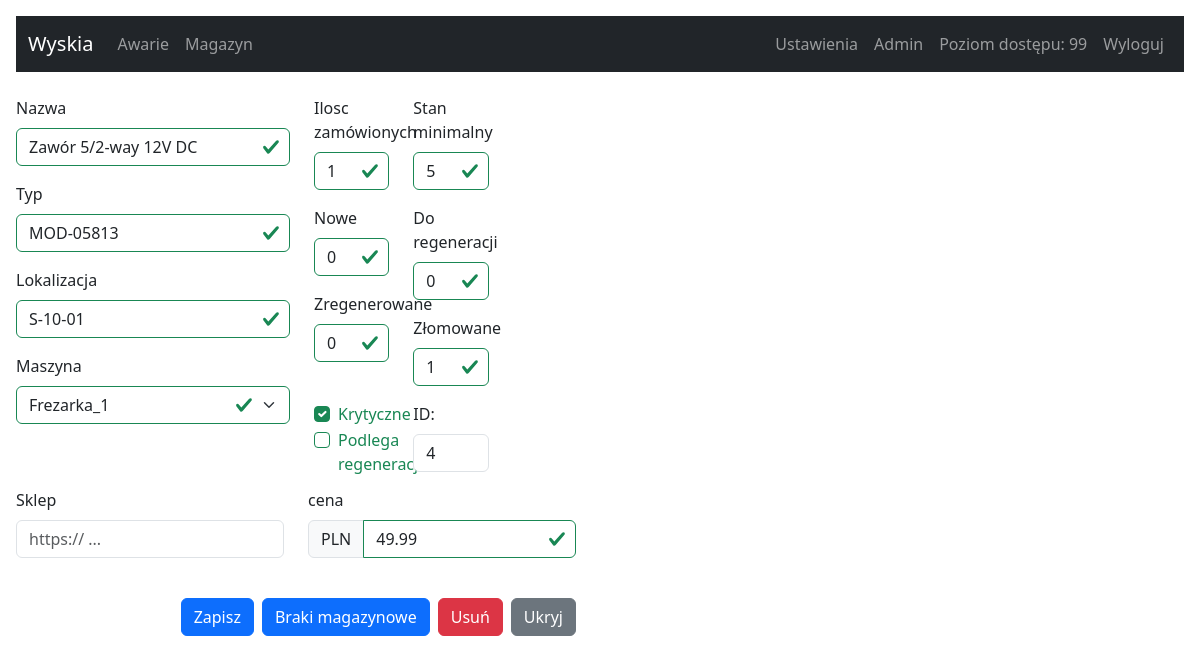
/management-warehouse?id=4 (signed in), run on the app's committed database.
### tables this page shows
CREATE TABLE users (
		id INTEGER NOT NULL, 
		login VARCHAR(140), 
		password VARCHAR(140),
		rank INTEGER, name TEXT,
		PRIMARY KEY (id)
	);

CREATE TABLE warehouse (
		id INTEGER NOT NULL, 
		nazwa VARCHAR(140), 
		typ VARCHAR(140),
		stan_min INTEGER, 
		ilosc_zam INTEGER,
		nowe INTEGER,
		do_reg INTEGER,
		regen INTEGER,
		zlom INTEGER,
		rp BOOL,
		maszyna VARCHAR(140),
		lokalizacja VARCHAR(140),
		krytyczne BOOL,
		cena FLOAT,
		case_id TEXT, sklep varchar(255), 
		PRIMARY KEY (id)
	);

### app.py (the view, shortened to what this page needs)
@app.route('/management-warehouse', methods = ['POST', 'GET'])
@flask_login.login_required
def warehouse_page():
   rows_per_page = 30   # Ilość zgłoszeń na stronie
   search_id = request.args.get('search_id', default = None, type = int)
   search = request.args.get('search', default = '', type = str)
   nr_page = request.args.get('page', default = 1, type = int)
   id_db = request.args.get('id', default = "", type = int)
   color_info_list = {1: 'class=table-danger', 2: 'class=table-warning', 3: 'class=table-success', 4: 'class=table-secondary', 5: ''}
   if search_id:
      query_select = f"SELECT * FROM warehouse WHERE id LIKE '{search_id}'"
      rows = sql_select(query_select)
      return render_template("management-warehouse.html", rows = rows, color_info = color_info_list)
   elif search:
      query_select = f"SELECT * FROM warehouse WHERE nazwa LIKE '%{search}%' OR typ LIKE '%{search}%' OR maszyna LIKE '%{search}%' ORDER BY nazwa DESC"
      rows = sql_select(query_select)
      return render_template("management-warehouse.html", rows = rows, color_info = color_info_list)
   if request.method == 'POST':
      row = {}
      row.clear()
      row['nazwa'] = request.form['nazwa']
      row['typ'] = request.form['typ']
      row['stan_min'] = request.form['stan_min']
      row['ilosc_zam'] = request.form['ilosc_zam']
      row['nowe'] = request.form['nowe']
      row['do_reg'] = request.form['do_reg']
      row['regen'] = request.form['regen']
      row['zlom'] = request.form['zlom']
      if 'rp' in request.form:
         row['rp'] = request.form['rp']
      else:
         row['rp'] = 0
      row['maszyna'] = request.form['maszyna']
      row['lokalizacja'] = request.form['lokalizacja']
      if 'krytyczne' in request.form :
         row['krytyczne'] = request.form['krytyczne']
      else:
         row['krytyczne'] = 0
      row['cena'] = request.form['cena']
      row['sklep'] = request.form['sklep']
      if request.form['action'] == 'save':
         row['update_id'] = request.form['update_id']
         query_update = f"UPDATE warehouse SET nazwa='{row['nazwa']}', typ='{row['typ']}', stan_min='{row['stan_min']}', ilosc_zam='{row['ilosc_zam']}', nowe='{row['nowe']}', do_reg='{row['do_reg']}', regen='{row['regen']}', zlom='{row['zlom']}', rp='{row['rp']}', maszyna='{row['maszyna']}', lokalizacja='{row['lokalizacja']}', krytyczne='{row['krytyczne']}', cena='{row['cena']}', sklep='{row['sklep']}' WHERE id='{row['update_id']}'"
         sql_update(query_update)
         return redirect('/management-warehouse')
      if request.form['action'] == 'add-part':
         query_select = f"INSERT INTO warehouse (nazwa, typ, stan_min, ilosc_zam, nowe, do_reg, regen, zlom, rp, maszyna, lokalizacja, krytyczne, cena, sklep) VALUES('{row['nazwa']}', '{row['typ']}', '{row['stan_min']}', '{row['ilosc_zam']}', '{row['nowe']}', '{row['do_reg']}', '{row['regen']}', '{row['zlom']}', '{row['rp']}', '{row['maszyna']}', '{row['lokalizacja']}', '{row['krytyczne']}', '{row['cena']}', '{row['sklep']}')"
         sql_insert(query_select)
         return redirect('/management-warehouse')
      if request.form['action'] == 'delete':
         row['update_id'] = request.form['update_id']
         query_delete = f"DELETE FROM warehouse WHERE id='{row['update_id']}'"
         sql_delete(query_delete)
         return redirect('/management-warehouse')
   elif id_db:
      query_select = f"SELECT * FROM warehouse WHERE id LIKE '{id_db}'"
      row = sql_select(query_select)
      row_dict = delete_none(row)
      query_select = f"SELECT * FROM warehouse ORDER BY nazwa DESC"
      rows_all = sql_select(query_select)
      return render_template('part.html', row = row_dict, rows_all = rows_all)

### app.py (called while the page is built)
def get_db_connection():
   con = sql.connect('wsb.sqlite')
   con.row_factory = sql.Row
   return con

def sql_select(query_select):
   con = get_db_connection()
   cur = con.cursor()
   cur.execute(query_select)
   row = cur.fetchall()
   con.close()
   return row

def delete_none(row):
   row_dict = dict(row[0])
   for key, value in row_dict.items():
      if value is None:
         row_dict[key] = ""
   return row_dict

@login_manager.user_loader
def user_loader(login_email):
   if login_email not in users:
      return
   user = User()
   user.id = login_email
   user.rank = users[login_email]['rank']
   user.name = users[login_email]['name']
   return user

### templates/part.html (shortened to what this page needs)
{% extends 'base.html' %}"
{% block content %}
<form method="post">
  <div class="row align-items-start">
    <div class="col-md-3 was-validated">
      <div class="mb-3">
        <label class="form-label">Nazwa</label>
        <input type="text" name="nazwa" class="form-control" value="{{ row['nazwa'] }}" required>
      </div>
      <div class="mb-3">
        <label class="form-label">Typ</label>
        <input type="text" name="typ" class="form-control" value="{{ row['typ'] }}" required>
      </div>
      <div class="mb-3">
        <label class="form-label">Lokalizacja</label>
        <input type="text" name="lokalizacja" class="form-control" value="{{ row['lokalizacja'] }}" required>
      </div>
      <div class="mb-3">
        <label class="form-label">Maszyna</label>
        <select class="form-select" name="maszyna" required>
          <option value="{{row['maszyna'] }}" selected >{{row['maszyna'] }}</option>
        </select>
      </div>
    </div>
    <div class="col-md-1 was-validated">
      <div class="mb-3">
        <label class="form-label">Ilosc zamówionych</label>
        <input type="text" name="ilosc_zam" class="form-control" value="{{ row['ilosc_zam'] }}" required>
      </div>
      <div class="mb-3">
        <label class="form-label">Nowe</label>
        <input type="text" name="nowe" class="form-control" value="{{ row['nowe'] }}" required>
      </div>
      <div class="mb-3">
        <label class="form-label">Zregenerowane</label>
        <input type="text" name="regen" class="form-control" value="{{ row['regen'] }}" required>
      </div>
      <div class="col">
        <br>
        <div class="form-check form-check-inline">
          <input class="form-check-input" type="checkbox" name="krytyczne" value="1" {%if row['krytyczne']%} checked {%endif%}>
          <label class="form-check-label"> Krytyczne </label>
        </div>
        <div class="form-check form-check-inline">
          <input class="form-check-input" type="checkbox" name="rp" value="1" {%if row['rp']%} checked {%endif%}>
          <label class="form-check-label"> Podlega regeneracji </label>
        </div>
      </div>
    </div>
    <div class="col-md-1 was-validated">
      <div class="mb-3">
        <label class="form-label">Stan minimalny</label>
        <input type="text" name="stan_min" class="form-control" value="{{ row['stan_min'] }}" required>
      </div>
      <div class="mb-3">
        <label class="form-label">Do regeneracji</label>
        <input type="text" name="do_reg" class="form-control" value="{{ row['do_reg'] }}" required>
      </div>
      <div class="mb-3">
        <label class="form-label">Złomowane</label>
        <input type="text" name="zlom" class="form-control" value="{{ row['zlom'] }}" required>
      </div>
      <div class="mb-3">
        <label class="form-label">ID:</label>
        <input type="text" name="update_id" class="form-control" value="{{ row['id'] }}" readonly>
      </div>
    </div>
    <div class="row align-items-start">
      <div class="col-md-6">
        <div class="row">
          <div class="col">
            <label class="form-label">Sklep</label>
            <input type="text" name="sklep" class="form-control" placeholder="https:// ..." value="{{ row['sklep'] }}">
          </div>
          <div class="col was-validated">
            <label class="form-label">cena</label>
            <div class="input-group mb-3">
              <span class="input-group-text">PLN</span>
              <input type="text" name="cena" class="form-control" aria-label="Amount (to the nearest dollar)"
                value="{{ row['cena'] }}" required>
            </div>
          </div>
        </div>
        <br>
        <div class="d-grid gap-2 d-md-flex justify-content-md-end">
          {%if current_user.rank >= 2 %}
          <button type="submit" class="btn btn-primary" name="action" value="save">Zapisz</button>
          {%endif%}
            <button type="button" class="btn btn-primary" data-bs-toggle="modal" data-bs-target="#stockout-show">Braki magazynowe</button>
          {%if current_user.rank >= 3 %}
            <button type="submit" class="btn btn-danger" name="action" value="delete">Usuń</button>
          {%endif%}
          <a href="/management-warehouse" type="submit" class="btn btn-secondary" formnovalidate>Ukryj</a>
        </div>
      </div>
    </div>
  </div>
</form>
{% endblock %}

### templates/navbar.html (shortened to what this page needs)
<nav class="navbar navbar-expand-lg navbar-dark bg-dark">
  <div class="container-fluid">
    <a class="navbar-brand" href="/">Wyskia</a>
    <div class="collapse navbar-collapse" id="navbarSupportedContent">
      <ul class="navbar-nav me-auto mb-2 mb-lg-0">
        <li class="nav-item">
          <a class="nav-link" href="/management-failure">Awarie</a>
        </li>
        <li class="nav-item">
          <a class="nav-link" href="/management-warehouse">Magazyn</a>
        </li>
      </ul>
      <ul class="navbar-nav me-right mb-2 mb-lg-0">
        <li class="nav-item">
          <a class="nav-link" href="/settings">Ustawienia</a>
        </li>
        <li class="nav-item">
          <a class="nav-link" disabled> {{ current_user.id }}</a>
        </li>
        <li class="nav-item">
          <a class="nav-link" disabled> Poziom dostępu: {{ current_user.rank }}</a>
        </li>
        <li class="nav-item">
          <a class="nav-link" href="/logout">Wyloguj</a>
        </li>
      </ul>
    </div>
  </div>
</nav>

### data on the page
users: rank "99"
warehouse: nazwa "Zawór 5/2-way 12V DC", typ "MOD-05813", lokalizacja "S-10-01", maszyna "Frezarka_1", ilosc_zam "1", nowe "0", regen "0", krytyczne "☑", stan_min "5", do_reg "0", zlom "1", update_id "4", cena "49.99"

### other printed values
{{ current_user.id }} "Admin"
